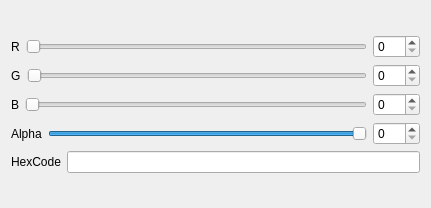
<?xml version="1.0" encoding="UTF-8"?>
<ui version="4.0">
 <class>ColorPicker</class>
 <widget class="QWidget" name="ColorPicker">
  <property name="geometry">
   <rect>
    <x>0</x>
    <y>0</y>
    <width>431</width>
    <height>208</height>
   </rect>
  </property>
  <property name="windowTitle">
   <string>Form</string>
  </property>
  <layout class="QVBoxLayout" name="verticalLayout_2">
   <item>
    <layout class="QVBoxLayout" name="verticalLayout">
     <item>
      <layout class="QHBoxLayout" name="horizontalLayout">
       <item>
        <widget class="QLabel" name="label">
         <property name="text">
          <string>R</string>
         </property>
        </widget>
       </item>
       <item>
        <widget class="QSlider" name="sliderRed">
         <property name="maximum">
          <number>255</number>
         </property>
         <property name="orientation">
          <enum>Qt::Horizontal</enum>
         </property>
        </widget>
       </item>
       <item>
        <widget class="QSpinBox" name="spinnerRed">
         <property name="maximum">
          <number>255</number>
         </property>
        </widget>
       </item>
      </layout>
     </item>
     <item>
      <layout class="QHBoxLayout" name="horizontalLayout_2">
       <item>
        <widget class="QLabel" name="label_2">
         <property name="text">
          <string>G</string>
         </property>
        </widget>
       </item>
       <item>
        <widget class="QSlider" name="sliderGreen">
         <property name="maximum">
          <number>255</number>
         </property>
         <property name="orientation">
          <enum>Qt::Horizontal</enum>
         </property>
        </widget>
       </item>
       <item>
        <widget class="QSpinBox" name="spinnerGreen">
         <property name="maximum">
          <number>255</number>
         </property>
        </widget>
       </item>
      </layout>
     </item>
     <item>
      <layout class="QHBoxLayout" name="horizontalLayout_3">
       <item>
        <widget class="QLabel" name="label_3">
         <property name="text">
          <string>B</string>
         </property>
        </widget>
       </item>
       <item>
        <widget class="QSlider" name="sliderBlue">
         <property name="maximum">
          <number>255</number>
         </property>
         <property name="orientation">
          <enum>Qt::Horizontal</enum>
         </property>
        </widget>
       </item>
       <item>
        <widget class="QSpinBox" name="spinnerBlue">
         <property name="maximum">
          <number>255</number>
         </property>
        </widget>
       </item>
      </layout>
     </item>
     <item>
      <layout class="QHBoxLayout" name="horizontalLayout_4">
       <item>
        <widget class="QLabel" name="label_4">
         <property name="text">
          <string>Alpha</string>
         </property>
        </widget>
       </item>
       <item>
        <widget class="QSlider" name="sliderAlpha">
         <property name="maximum">
          <number>255</number>
         </property>
         <property name="value">
          <number>255</number>
         </property>
         <property name="orientation">
          <enum>Qt::Horizontal</enum>
         </property>
        </widget>
       </item>
       <item>
        <widget class="QSpinBox" name="spinnerAlpha">
         <property name="maximum">
          <number>255</number>
         </property>
        </widget>
       </item>
      </layout>
     </item>
     <item>
      <layout class="QHBoxLayout" name="horizontalLayout_5">
       <item>
        <widget class="QLabel" name="label_5">
         <property name="text">
          <string>HexCode</string>
         </property>
        </widget>
       </item>
       <item>
        <widget class="QLineEdit" name="lblHexCode"/>
       </item>
      </layout>
     </item>
    </layout>
   </item>
  </layout>
 </widget>
 <resources/>
 <connections/>
</ui>
